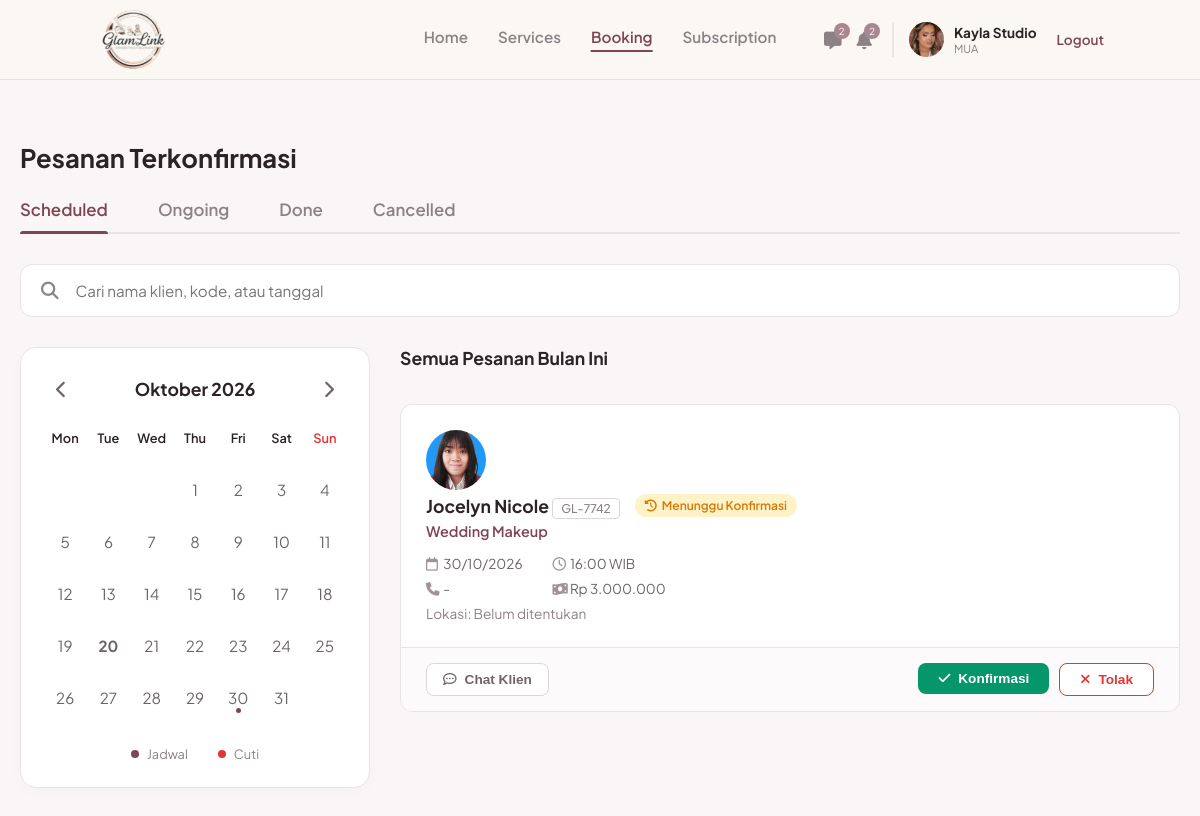
/mua/booking.php (signed in), run on the app's committed database.
### tables this page shows
CREATE TABLE `users` (
  `id_user` int(11) NOT NULL,
  `nama` varchar(100) NOT NULL,
  `email` varchar(100) NOT NULL,
  `nomor_telepon` varchar(20) DEFAULT NULL,
  `nama_brand` varchar(150) DEFAULT NULL,
  `bio` text DEFAULT NULL,
  `lokasi` varchar(150) DEFAULT NULL,
  `foto_profil` varchar(255) DEFAULT NULL,
  `password` varchar(255) NOT NULL,
  `role` enum('mua','pelanggan','admin') NOT NULL,
  `dibuat_pada` timestamp NOT NULL DEFAULT current_timestamp(),
  `status_verifikasi` enum('pending','approved','rejected') NOT NULL DEFAULT 'approved',
  `alasan_tolak` varchar(255) DEFAULT NULL
);

CREATE TABLE `bookings` (
  `id_booking` int(11) NOT NULL,
  `no_invoice` varchar(20) NOT NULL,
  `id_mua` int(11) NOT NULL,
  `id_pelanggan` int(11) NOT NULL,
  `id_layanan` int(11) NOT NULL,
  `tanggal_booking` date NOT NULL,
  `waktu_booking` time NOT NULL,
  `lokasi_acara` varchar(255) DEFAULT NULL,
  `catatan` text DEFAULT NULL,
  `total_harga` int(11) NOT NULL,
  `status` enum('menunggu','dikonfirmasi','selesai','ditolak') NOT NULL DEFAULT 'menunggu',
  `is_mua_done` tinyint(1) DEFAULT 0,
  `is_client_done` tinyint(1) DEFAULT 0,
  `foto_dokumentasi` varchar(255) DEFAULT NULL,
  `rating` int(1) DEFAULT NULL,
  `ulasan` text DEFAULT NULL,
  `created_at` timestamp NOT NULL DEFAULT current_timestamp()
);

CREATE TABLE `services` (
  `id_service` int(11) NOT NULL,
  `id_mua` int(11) NOT NULL,
  `nama_layanan` varchar(150) NOT NULL,
  `kategori` varchar(100) DEFAULT NULL,
  `harga` decimal(10,2) NOT NULL,
  `durasi` varchar(50) DEFAULT NULL,
  `deskripsi` text DEFAULT NULL,
  `fasilitas` text DEFAULT NULL
);

### mua/booking.php (the view, shortened to what the rows shown need)
<?php
require '../koneksi.php';
$id_mua = $_SESSION['id_user'];
$month = isset($_GET['m']) ? (int)$_GET['m'] : (int)date('m');
$year = isset($_GET['y']) ? (int)$_GET['y'] : (int)date('Y');
$tab = $_GET['tab'] ?? 'scheduled';
$status_filter = "b.status IN ('menunggu', 'dikonfirmasi')";
$time_filter = "AND (b.tanggal_booking > CURDATE() OR (b.tanggal_booking = CURDATE() AND b.waktu_booking > CURTIME()))";
$date_filter = "AND MONTH(b.tanggal_booking) = '$month' AND YEAR(b.tanggal_booking) = '$year'";
$page_title = 'Pesanan Terkonfirmasi';
$query_bookings = mysqli_query($koneksi, "
    SELECT b.*, u.nama AS nama_klien, u.foto_profil AS foto_klien, u.nomor_telepon, s.nama_layanan
    FROM bookings b
    LEFT JOIN users u ON b.id_pelanggan = u.id_user
    LEFT JOIN services s ON b.id_layanan = s.id_service
    WHERE b.id_mua = '$id_mua' AND ($status_filter) $time_filter $date_filter
    ORDER BY b.tanggal_booking DESC, b.waktu_booking DESC
");
$all_bookings = [];
$total_sesi = 0;
$total_pendapatan = 0;
$dokum_terisi = 0;
$dokum_kosong = 0;
$total_rating = 0;
$jumlah_ulasan = 0;
if ($query_bookings) {
    while ($row = mysqli_fetch_assoc($query_bookings)) {
        $all_bookings[] = $row;
    }
}
$rata_rata_rating = $jumlah_ulasan > 0 ? round($total_rating / $jumlah_ulasan, 1) : 0;
?>
<!DOCTYPE html>
<html lang="id">
<head>
    <link rel="stylesheet" href="https://cdnjs.cloudflare.com/ajax/libs/font-awesome/6.4.0/css/all.min.css">
    <link rel="stylesheet" href="../assets/css/navbar.css">
    <link rel="stylesheet" href="../assets/css/mua_booking.css">
</head>
<body>
    <?php include '../navbar.php'; ?>
    <main class="booking-main">
        <div class="page-header header-action">
            <h2><?php echo $page_title; ?></h2>
        </div>
        <?php if ($tab == 'done'): ?>
            <div class="done-stats-grid">
               <div class="stat-box">
                  <div class="stat-title">Acara Terselesaikan <i class="fa-regular fa-circle-check text-green"></i></div>
                  <div class="stat-value"><?php echo $total_sesi; ?> Sesi</div>
                  <div class="stat-desc text-green">100% Terlaksana Tepat Waktu</div>
               </div>
               <div class="stat-box">
                  <div class="stat-title">Total Pendapatan Bersih <span class="badge-lunas">Lunas</span></div>
                  <div class="stat-value text-maroon">Rp <?php echo number_format($total_pendapatan, 0, ',', '.'); ?></div>
                  <div class="stat-desc">Telah ditransfer ke rekening bank</div>
               </div>
               <div class="stat-box">
                  <div class="stat-title">Kepuasan Rata-rata <i class="fa-solid fa-star text-yellow"></i></div>
                  <div class="stat-value"><?php echo $rata_rata_rating > 0 ? number_format($rata_rata_rating, 1) : '-'; ?> <span class="sub-val">/ 5.0</span></div>
                  <div class="stat-desc text-green">Berdasarkan <?php echo $jumlah_ulasan; ?> ulasan terverifikasi</div>
               </div>
               <div class="stat-box">
                  <div class="stat-title">Dokumentasi <i class="fa-regular fa-image text-maroon"></i></div>
                  <div class="stat-value"><?php echo $dokum_terisi; ?> Pesanan</div>
                  <div class="stat-desc text-maroon"><?php echo $dokum_kosong; ?> Belum Diunggah</div>
               </div>
            </div>
            <div class="search-container">
                <i class="fa-solid fa-magnifying-glass"></i>
                <input type="text" placeholder="Cari nama klien, kode, atau tanggal">
            </div>
            <div class="done-table-container">
                <h3>Daftar Riwayat Jadwal Selesai</h3>
                <?php if (count($all_bookings) > 0): ?>
                <table class="history-table">
                    <thead>
                        <tr>
                            <th>Kode Pesanan</th>
                            <th>Klien</th>
                            <th>Layanan</th>
                            <th>Waktu & Tanggal</th>
                            <th>Alamat Venue</th>
                            <th>Tarif</th>
                            <th>Dokumentasi</th>
                        </tr>
                    </thead>
                    <tbody>
                        <?php foreach ($all_bookings as $bk): ?>
                        <tr onclick="window.location.href='session_detail.php?id=<?php echo $bk['id_booking']; ?>'" style="cursor: pointer; transition: 0.2s;" onmouseover="this.style.backgroundColor='#faf5f6'" onmouseout="this.style.backgroundColor='transparent'">
                            <td><?php echo htmlspecialchars($bk['no_invoice']); ?></td>
                            <td class="td-client"><img src="../assets/img/<?php echo htmlspecialchars($bk['foto_klien'] ?? 'default.jpg'); ?>" alt="klien"> <?php echo htmlspecialchars($bk['nama_klien']); ?></td>
                            <td><?php echo htmlspecialchars($bk['nama_layanan']); ?></td>
                            <td><?php echo date('H:i', strtotime($bk['waktu_booking'])); ?> WIB &middot; <?php echo date('d/m/Y', strtotime($bk['tanggal_booking'])); ?></td>
                            <td style="color: #8c8286;"><?php echo htmlspecialchars($bk['lokasi_acara'] ?? '-'); ?></td>
                            <td class="price text-maroon" style="font-weight:600;">Rp <?php echo number_format($bk['total_harga'], 0, ',', '.'); ?></td>
                            <td>
                                <?php if(!empty($bk['foto_dokumentasi'])): ?>
                                    <span class="badge-dokum selesai"><i class="fa-regular fa-circle-check"></i> Selesai</span>
                                <?php else: ?>
                                    <span class="badge-dokum kosong"><i class="fa-regular fa-circle-xmark"></i> Kosong</span>
                                <?php endif; ?>
                            </td>
                        </tr>
                        <?php endforeach; ?>
                    </tbody>
                </table>
                <?php else: ?>
                    <div class="empty-state">Belum ada riwayat jadwal selesai.</div>
                <?php endif; ?>
            </div>
        <!-- ==============================================
             LAYOUT REGULAR (SCHEDULED, ONGOING, CANCELLED)
        =============================================== -->
        <?php else: ?>
            <div class="booking-grid" style="<?php echo $tab == 'ongoing' ? 'display: block;' : ''; ?>">
                <section class="booking-list">
                    <?php foreach ($all_bookings as$bk): ?>
                        <div class="bk-card <?php echo $tab == 'ongoing' ? 'ongoing-layout' : ''; ?>"
                             data-filter-date="<?php echo date('Y-m-d', strtotime($bk['tanggal_booking'])); ?>"
                             data-inv="<?php echo htmlspecialchars($bk['no_invoice']); ?>"
                             data-name="<?php echo htmlspecialchars($bk['nama_klien']); ?>"
                             data-service="<?php echo htmlspecialchars($bk['nama_layanan']); ?>"
                             data-date-str="<?php echo date('d/m/Y', strtotime($bk['tanggal_booking'])); ?>"
                             data-time="<?php echo date('H:i', strtotime($bk['waktu_booking'])); ?>"
                             data-location="<?php echo htmlspecialchars($bk['lokasi_acara'] ?? 'Belum ditentukan'); ?>"
                             data-phone="<?php echo htmlspecialchars($bk['nomor_telepon'] ?? '-'); ?>"
                             data-notes="<?php echo htmlspecialchars($bk['catatan'] ?? '-'); ?>"
                             data-price="Rp <?php echo number_format($bk['total_harga'], 0, ',', '.'); ?>">
                            <div class="bk-header-info">
                                <div class="client-left">
                                    <img src="../assets/img/<?php echo htmlspecialchars($bk['foto_klien'] ?? 'default.jpg'); ?>" alt="Klien">
                                    <div class="bk-client-details">
                                        <div class="title-row">
                                            <h4><?php echo htmlspecialchars($bk['nama_klien']); ?> <span class="invoice-badge"><?php echo htmlspecialchars($bk['no_invoice']); ?></span></h4>
                                            <?php
                                            $status_db = strtolower($bk['status']);$b_class = ''; $b_icon = '';$b_text = '';
                                            if (in_array($status_db, ['menunggu', 'pending'])) {$b_class = 'status-warning'; $b_icon = 'fa-solid fa-clock-rotate-left';$b_text = 'Menunggu Konfirmasi';
                                            } elseif (in_array($status_db, ['selesai', 'done', 'completed'])) {$b_class = 'status-success'; $b_icon = 'fa-solid fa-check-double';$b_text = 'Selesai';
                                            } elseif (in_array($status_db, ['ditolak', 'dibatalkan', 'cancelled'])) {$b_class = 'status-danger'; $b_icon = 'fa-solid fa-ban';$b_text = 'Dibatalkan';
                                            } else {
                                                $b_class = ''; $b_icon = 'fa-regular fa-circle-check';$b_text = 'Terkonfirmasi';
                                            }
                                            ?>
                                            <span class="status-badge <?php echo $b_class; ?>"><i class="<?php echo $b_icon; ?>"></i> <?php echo $b_text; ?></span>
                                        </div>
                                        <p class="bk-service"><?php echo htmlspecialchars($bk['nama_layanan']); ?></p>
                                        <div class="bk-meta-grid">
                                            <div><i class="fa-regular fa-calendar"></i> <?php echo date('d/m/Y', strtotime($bk['tanggal_booking'])); ?></div>
                                            <div><i class="fa-regular fa-clock"></i> <?php echo date('H:i', strtotime($bk['waktu_booking'])); ?> WIB</div>
                                            <div><i class="fa-solid fa-phone"></i> <?php echo htmlspecialchars($bk['nomor_telepon'] ?? '-'); ?></div>
                                            <?php if($tab != 'ongoing'): ?>
                                                <div><i class="fa-solid fa-money-bill-wave"></i> Rp <?php echo number_format($bk['total_harga'], 0, ',', '.'); ?></div>
                                            <?php endif; ?>
                                            <div class="full-row text-grey">Lokasi: <?php echo htmlspecialchars($bk['lokasi_acara'] ?? 'Belum ditentukan'); ?></div>
                                        </div>
                                    </div>
                                </div>
                            </div>
                            <?php if ($tab != 'ongoing'): ?>
                            <div class="bk-footer-actions">
                                <button class="btn-outline-grey" onclick="event.stopPropagation()"><i class="fa-regular fa-comment-dots"></i> Chat Klien</button>
                                <div class="action-group">
                                    <?php if ($tab == 'scheduled' && strtolower($bk['status']) == 'menunggu'): ?>
                                        <form method="POST" class="form-inline" onclick="event.stopPropagation()">
                                            <button type="submit" name="terima_pesanan" class="btn-filled-green"><i class="fa-solid fa-check"></i> Konfirmasi</button>
                                        </form>
                                        <form method="POST" class="form-inline" onclick="event.stopPropagation()">
                                            <button type="submit" name="tolak_pesanan" class="btn-outline-red"><i class="fa-solid fa-xmark"></i> Tolak</button>
                                        </form>
                                    <?php endif; ?>
                                </div>
                            </div>
                            <?php endif; ?>
                        </div>
                    <?php endforeach; ?>
                </section>
            </div>
        <?php endif; ?>
    </main>
</body>
</html>

### navbar.php (shortened to what the rows shown need)
<?php
$path_prefix = in_array(basename(dirname($_SERVER['PHP_SELF'])), ['mua', 'klien']) ? '../' : '';
$nav_logged_in = isset($_SESSION['status_login']) && $_SESSION['status_login'] == true;
$nav_role = isset($_SESSION['role']) ? $_SESSION['role'] : '';
if ($nav_logged_in && in_array($nav_role, ['mua', 'pelanggan']) && isset($koneksi)) {
    $id_mua_nav = $_SESSION['id_user'];
    $nav_query = mysqli_query($koneksi, "SELECT nama, nama_brand, foto_profil, status_verifikasi FROM users WHERE id_user = '$id_mua_nav'");
    $nav_profil = mysqli_fetch_assoc($nav_query);
}
?>
<header class="navbar">
    <?php if (!$nav_logged_in): ?>
        <div class="nav-links">
            <a href="<?php echo $path_prefix; ?>login.php" class="btn-text">Masuk</a>
            <a href="<?php echo $path_prefix; ?>login.php" class="btn-outline">Masuk Sebagai MUA</a>
            <a href="<?php echo $path_prefix; ?>register.php" class="btn-filled">Daftar</a>
        </div>
    <?php elseif ($nav_role == 'mua'): ?>
        <?php if (($nav_profil['status_verifikasi'] ?? 'approved') === 'approved'): ?>
        <div class="nav-menu-mua">
            <a href="<?php echo $path_prefix; ?>mua/index.php">Home</a>
            <a href="<?php echo $path_prefix; ?>mua/services.php">Services</a>
            <a href="<?php echo $path_prefix; ?>mua/booking.php">Booking</a>
            <a href="<?php echo $path_prefix; ?>mua/subscription.php">Subscription</a>
        </div>
        <?php endif; ?>
        <div class="nav-profile-mua">
            <div class="nav-icons">
                <a href="#" class="icon-btn"><i class="fa-solid fa-message"></i><span class="badge">2</span></a>
                <a href="#" class="icon-btn"><i class="fa-solid fa-bell"></i><span class="badge">2</span></a>
            </div>
            <div class="profile-info">
                <?php if(!empty($nav_profil['foto_profil'])): ?>
                    <img src="<?php echo $path_prefix; ?>assets/img/<?php echo htmlspecialchars($nav_profil['foto_profil']); ?>" alt="Profile">
                <?php else: ?>
                    <div style="width:35px;height:35px;background:#e0d8da;border-radius:50%;display:flex;align-items:center;justify-content:center;color:#fff;font-size:0.8rem;"><i class="fa-solid fa-user"></i></div>
                <?php endif; ?>
                <div class="profile-text">
                    <span class="brand-name"><?php echo htmlspecialchars($nav_profil['nama_brand'] ?? 'Nama Brand'); ?></span>
                    <span class="role-text"><?php echo ($nav_profil['status_verifikasi'] ?? 'approved') === 'approved' ? 'MUA' : 'Belum terverifikasi'; ?></span>
                </div>
            </div>
            <a href="<?php echo $path_prefix; ?>logout.php" class="logout-link">Logout</a>
        </div>
    <?php endif; ?>
</header>

### data on the page
users: foto_profil (picture), nama_brand "Kayla Studio"
bookings: id_pelanggan.foto_profil (picture), id_pelanggan.nama "Jocelyn Nicole", no_invoice "GL-7742", status "Menunggu Konfirmasi", id_layanan.nama_layanan "Wedding Makeup", tanggal_booking "30/10/2026", waktu_booking "16:00", id_pelanggan.nomor_telepon "-", total_harga "3.000.000", lokasi_acara "Belum ditentukan"

### other printed values
$page_title "Pesanan Terkonfirmasi"
$month_name_id "Oktober 2026"
